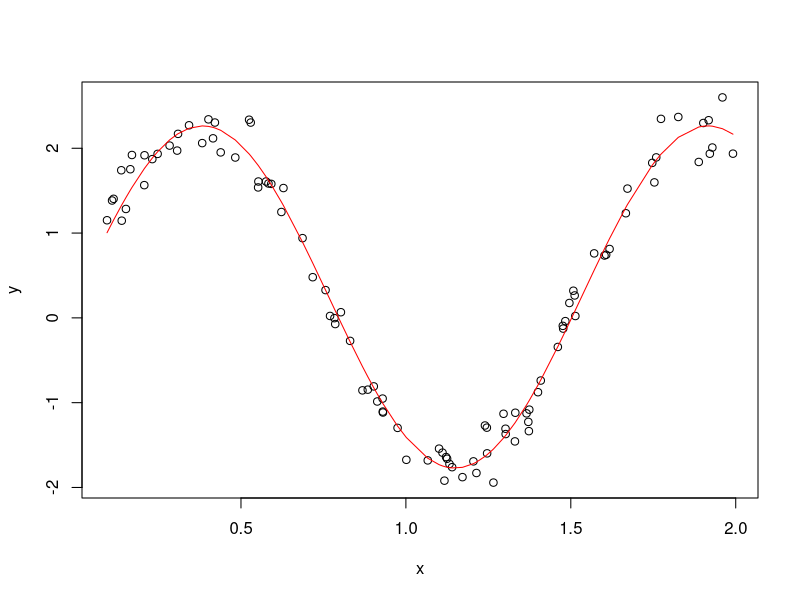

Recreate this plot in R. (Note: this script raises an error after producing the figure.)
#Task 1
#
#Сгенерировать выборку из N=100 4-х мерных векторов из нормального закона распределения с ненулевым вектором
#математического ожидания и недиагональной ковариационной матрицей. Ковариационная матрица должна генерироваться
#случайно перед генерацией выборки и должна удовлетворять всем свойствам ковариационной матрицы.
#
#Затем, считая первые компоненты элементов сгенерированной выборки зависимыми переменными, а остальные компоненты
#-- независимыми в модели линейной регрессии, найти оценки коэффициентов регрессии и дисперсии случайных ошибок. 
#Проверить остатки модели на нормальность.
#
#Найти истинные значения коэффициентов регрессии (см. доп. файл) и сравнить их с полученными оценками.


library(MASS)

size <- 100
n <- 4

#https://stats.stackexchange.com/questions/215497/how-to-create-an-arbitrary-covariance-matrix
p <- qr.Q(qr(matrix(rnorm(n^2), n)))
Sigma <- crossprod(p, p*(4:1))

Sigma
det(Sigma)

Mu <- c(1, 1, 1, 1)

sample.data <- mvrnorm(n = size, mu = Mu, Sigma = Sigma, empirical = FALSE)
colnames(sample.data) <- c('Y', 'X1', 'X2', 'X3')
sample.data.frame <- data.frame(sample.data)

lm <- lm(Y~X1+X2+X3, data=sample.data.frame)
summary(lm)

shapiro.test(sample.data.frame$X1)
shapiro.test(sample.data.frame$X2)
shapiro.test(sample.data.frame$X3)

#истинные значения
m1 <- Mu[1]
m2 <- matrix(Mu[2:4], 3, 1)
Sigma12 <- Sigma[2, c(2:4)]
Sigma22 <- Sigma[c(2:4), c(2:4)]

sample.coefficients <- Sigma12 %*% solve(Sigma22)
sample.intercept <- m1 - Sigma12 %*% solve(Sigma22) %*% m2

summary(lm)
sample.intercept
sample.coefficients

#Task 2
#
#Из файла Lab2Task2Var[16].scv загрузить данные. Данные содержат как значения зависимых переменных, 
#так и независимых. Вид зависимости известен и задан в таблице. Однако кроме коэффициентов регрессии неизвестен 
#и коэффициент α. Предложите метод оценивания всех неизвестных коэффициентов с использованием функции lm, и оцените их. 
#Приведите графическую иллюстрацию полученных результатов (график рассеяния с полученной линией регрессии). Воспользуйтесь
#функцией nlm, сравните полученные результаты.

sample.df <- read.csv(file="data/Lab3Task2Var16.csv")
sample.df

# lm

lm.result <- function(alpha, sample) {
  df <- sample
  df$x <- sin(alpha * df$x)
  return( lm(y ~ x, data = df) )
}

lm.cor <- function(alpha, b0, b1, sample) {
  test <- b0 + b1*sin(alpha*sample$x)
  return( cor(test, sample$y) )
}


alpha <- 3.5
step <- 0.1
max.cor <- 0
alpha.best <- alpha

for (i in 1:20) {
  res <- lm.result(alpha, sample.df)  
  cor <- lm.cor(alpha, res$coefficients[1], res$coefficients[2], sample.df)
  
  if (cor > max.cor) {
    params.best <- res
    alpha.best <- alpha
    max.cor <- cor
  }
  
  alpha <- alpha + step
}

result.lm <- params.best$coefficients[1] + params.best$coefficients[2]*sin(alpha.best*sample.df$x)

# nlm
fn <- function(par,  x) {
  mean((x$y - par[1] - par[2]*sin(par[3]*x$x))^2)
}

result.nlm.params <- nlm(p = c(03, 0.5, 5), f = fn, x = sample.df)
result.nlm <- result.nlm.params$estimate[1] + result.nlm.params$estimate[2]*sin(result.nlm.params$estimate[3]*sample.data.frame$x)

plot(y~x, data = sample.df)
p.order = order(sample.df$x)

lines(sample.df$x[p.order], result.lm[p.order], col = 'red')
lines(sample.df$x[p.order], result.nlm[p.order], col = 'blue')


#Task 3
#
#Из файла Lab2Task3Var16.scv загрузить данные. Данные содержат как значения зависимых переменных, так и независимых в модели 
#множественной линейной регрессии. В случайно выбранные 10 значений y внести пропуски. По полностью наблюдаемым значениям оценки 
#коэффициентов регрессии, определить какие из них статистически значимые, а какие нет. Кроме этого провести "пошаговую оценку коэффициентов 
#регрессии" как с добавлением переменных, так и с удалением. Выберете на ваш взгляд наиболее адекватную модель (если модели получились
#различные) и спрогнозируйте те значения y, в которые были внесены пропуски, сравните с исходными значениями.
install.packages("caret")
install.packages("combinat")

library(caret)
sample.df <- read.csv(file="data/Lab3Task3Var16.csv")

sample.miss <- sample.df
miss.index <- sample(1:100, 10)
sample.miss$y[miss.index] <- NA
sample.omit <- na.omit(sample.df.miss)


sample.omit.lm <- lm(y ~.,data = sample.df.omit)
sample.omit.predict <- predict(sample.omit.lm, sample.df.omit)

varImp(sample.omit.lm, scale = TRUE)

imp.index = c(2, 4, 6, 9, 12)
sample.imp <- sample.omit[imp.index]
sample.imp.lm <- lm(y ~., data = sample.imp)
sample.imp.lm
sample.omit.lm
sample.imp.predict <- predict(sample.imp.lm, sample.imp)

sample.imp.cor <- cor(sample.imp.predict, sample.omit$y)


library(combinat)

max.cor <- sample.imp.cor
best.cols <- imp.index
best.lm <- sample.imp.lm
cols.all <- c(3, 5, 7, 8, 10, 11)

for (i in 1:3) {
  #str(i)
  t <- combn(cols.all, i)
  #str(t)
  for (j in 1:ncol(t)) {
    used.cols <-t[,j]
    #str(used.cols)
    cols <- sort(c(imp.index, used.cols))
    #str(cols)
    df <- sample.omit[cols]
    lm <- lm(y ~.,data = df)
    predict <- predict(lm, df)
    cor <- cor(predict, df$y)
    #str(cor)
    if (cor > max.cor) {
      max.cor <- cor
      best.cols <- cols
      best.lm <- lm
    }
  }
}

colnames(sample.df)[best.cols]
max.cor
sample.imp.cor

missed <- sample.df[miss.index, ]

missed.predict <- predict(best.lm, missed)

cor(missed.predict, missed$y)

missed.predict
missed$y
